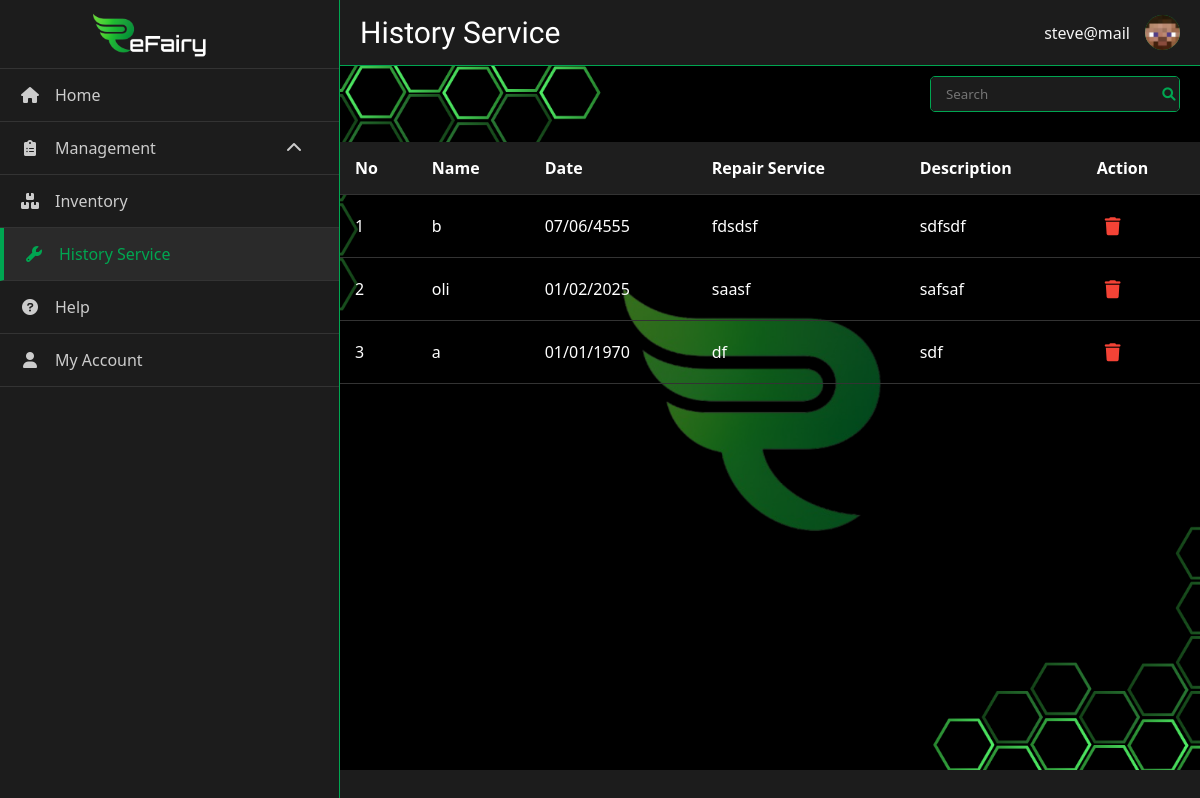
Screenshot of /frontend/app/repair.php (signed in) with the database file from the repository.
### tables this page shows
CREATE TABLE `profil` (
  `id` int(11) NOT NULL,
  `admin_id` int(11) DEFAULT NULL,
  `username` varchar(255) DEFAULT NULL,
  `email` varchar(255) DEFAULT NULL,
  `employment` varchar(255) DEFAULT NULL,
  `photo` varchar(255) DEFAULT NULL
);

CREATE TABLE `history` (
  `id` int(11) NOT NULL,
  `name` varchar(255) NOT NULL,
  `date` date DEFAULT NULL,
  `repair_service` text DEFAULT NULL,
  `description` text DEFAULT NULL,
  `created_at` timestamp NOT NULL DEFAULT current_timestamp()
);

### frontend/app/repair.php (the view, shortened to what this page needs)
<?php
require_once '../../backend/config/koneksi.php';
try {
    $stmt = $pdo->query("SELECT id, name, date, repair_service, description FROM history ORDER BY date DESC");
    $history = $stmt->fetchAll();
} catch (PDOException $e) {
    die("Error fetching data: " . $e->getMessage());
}
$adminId = $_SESSION['admin_id'];
$query = "SELECT email, photo FROM profil WHERE admin_id = ?";
$stmt = $pdo->prepare($query);
$stmt->execute([$adminId]);
$profil = $stmt->fetch(PDO::FETCH_ASSOC);
$email = !empty($profil['email']) ? $profil['email'] : 'Email not set';
$fotoProfil = !empty($profil['photo']) ? $profil['photo'] : null;
?>
<!DOCTYPE html>
<html lang="en">
<head>
    <link rel="stylesheet" href="https://cdnjs.cloudflare.com/ajax/libs/font-awesome/6.0.0-beta3/css/all.min.css">
    <link rel="stylesheet" href="../style/repair_style.css">
</head>
<body>
    <div class="sidebar">
        <div class="logo-container">
            <img class="logo" src="../images/logo/Logo-group.png" alt="logo">
        </div>
        <a href="homepage.php" class="menu-item"><i class="fas fa-home"></i> Home</a>
        <div class="has-submenu">
            <a href="#" class="menu-item">
                <i class="fas fa-clipboard-list"></i> Management
                <i class="fas fa-chevron-down submenu-icon rotate-icon"></i>
            </a>
        </div>
        <a href="../inventory/index.php" class="menu-item"><i class="fas fa-boxes"></i> Inventory</a>
        <a href="repair.php" class="menu-item active"><i class="fas fa-wrench"></i> History Service</a>
        <a href="help.php" class="menu-item"><i class="fas fa-question-circle"></i> Help</a>
        <a href="myaccount.php" class="menu-item"><i class="fas fa-user"></i> My Account</a>
    </div>
    <div class="main-content">
        <div class="header">
            <h1>History Service</h1>
                <div class="user-info">
                    <span class="email"><?php echo htmlspecialchars($email); ?></span>
                    <div class="user-icon">
                        <?php if ($fotoProfil): ?>
                            <img src="../../backend/profile_photos/<?php echo htmlspecialchars($fotoProfil); ?>" alt="Profile Photo" style="width: 35px; height: 35px; border-radius: 50%;">
                        <?php else: ?>
                            <i class="fas fa-user"></i>
                        <?php endif; ?>
                    </div>
                </div>
        </div>
        <div class="content">
            <div class="search-bar">
                <div class="search-container">
                    <input type="text" placeholder="Search" class="search-input" id="searchInput">
                    <button class="search-btn"><i class="fas fa-search"></i></button>
                </div>
            </div>
            <table class="service-table" id="historyTable">
                <thead>
                    <tr>
                        <th>No</th>
                        <th>Name</th>
                        <th>Date</th>
                        <th>Repair Service</th>
                        <th>Description</th>
                        <th>Action</th>
                    </tr>
                </thead>
                <tbody id="historyTableBody">
                    <?php $no = 1; foreach ($history as $row): ?>
                    <tr>
                        <td><?= $no++ ?></td>
                        <td><?= htmlspecialchars($row['name']) ?></td>
                        <td><?= date('d/m/Y', strtotime($row['date'])) ?></td>
                        <td><?= htmlspecialchars($row['repair_service']) ?></td>
                        <td><?= htmlspecialchars($row['description']) ?></td>
                        <td>
                            <form action="../../backend/db/delete_history.php" method="post" onsubmit="return confirm('Yakin ingin menghapus data ini?');" style="display:inline;">
                                <button type="submit" class="action-button delete-button" title="Delete">
                                    <i class="fas fa-trash"></i>
                                </button>
                            </form>
                        </td>
                    </tr>
                    <?php endforeach; ?>
                </tbody>
            </table>
        </div>
    </div>
</body>
</html>

### frontend/style/repair_style.css (style rules this page uses)
:root { --primary-color: #4CAF50; --secondary-color: #212121; --danger-color: #f44336; --warning-color: #FFC107; --text-light: #ffffff; --text-dark: #212121; }
* { margin: 0; padding: 0; box-sizing: border-box; font-family: 'Segoe UI', Tahoma, Geneva, Verdana, sans-serif; }
body { background-color: #1c1c1c; color: white; min-height: 100vh; display: flex; }
.logo-container { border-bottom: 1px solid #333; display: flex; justify-content: center; }
.logo { margin-right: 50px; align-items: center; height: 68px; }
.sidebar { width: 340px; background-color: #1c1c1c; border-right: 1px solid #00a651; min-height: 100vh; }
.menu-item { padding: 15px 20px; border-bottom: 1px solid #333; display: flex; align-items: center; color: #ccc; text-decoration: none; transition: all 0.3s; }
.menu-item i { margin-right: 15px; width: 20px; text-align: center; }
.menu-item:hover, .menu-item.active { background-color: #2a2a2a; color: #00a651; border-left: 4px solid #00a651; }
.menu-item.active { color: #00a651; }
.has-submenu { position: relative; }
.submenu-icon { position: absolute; right: 20px; transition: transform 0.3s; }
.rotate-icon { transform: rotate(180deg); }
.main-content { flex: 1; display: flex; flex-direction: column; }
.header { display: flex; justify-content: space-between; align-items: center; padding: 15px 20px; background-color: #1c1c1c; border-bottom: 1px solid #00a651; max-height: 12vh; }
.header h1 { font-family: 'Oxanium', sans-serif; color: white; font-size: 30px; font-weight: normal; }
.user-info { display: flex; align-items: center; color: #f5f5f5; }
.user-info .email { margin-right: 15px; }
.user-icon { width: 35px; height: 35px; background-color: #00a651; border-radius: 50%; display: flex; justify-content: center; align-items: center; }
.content { background-image: url('../images/backgrounds/background.png'); background-size: cover; background-position: center; background-repeat: no-repeat; height: 88vh; }
.search-bar { display: flex; justify-content: flex-end; align-items: center; padding: 10px 20px; }
.search-container { display: flex; width: 250px; border: 1px solid #00a651; border-radius: 5px; overflow: hidden; }
.search-input { flex: 1; padding: 8px 15px; border: none; background-color: #1c1c1c; color: white; }
.search-btn { width: 40px; background-color: #1c1c1c; border: none; color: #00a651; cursor: pointer; }
.service-table { width: 100%; border-collapse: collapse; margin-top: 20px; }
.service-table th { background-color: #1E1E1E; color: var(--text-light); text-align: left; padding: 15px; font-size: 16px; border-bottom: 1px solid #333; }
.service-table td { padding: 15px; border-bottom: 1px solid #333; }
.action-button { background-color: transparent; border: none; cursor: pointer; color: var(--text-light); font-size: 18px; width: 32px; height: 32px; display: flex; align-items: center; justify-content: center; border-radius: 4px; transition: all 0.3s; }
.delete-button { color: var(--danger-color); }

### rows the page displays
profil: email "steve@mail", photo (picture)
history: name "b", date "07/06/4555", repair_service "fdsdsf", description "sdfsdf"
history: name "oli", date "01/02/2025", repair_service "saasf", description "safsaf"
history: name "a", date "01/01/1970", repair_service "df", description "sdf"
